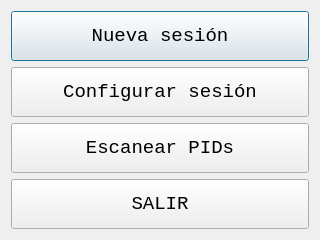
<?xml version="1.0" encoding="UTF-8"?>
<ui version="4.0">
 <class>Dialog</class>
 <widget class="QDialog" name="Dialog">
  <property name="geometry">
   <rect>
    <x>0</x>
    <y>0</y>
    <width>320</width>
    <height>240</height>
   </rect>
  </property>
  <property name="sizePolicy">
   <sizepolicy hsizetype="MinimumExpanding" vsizetype="MinimumExpanding">
    <horstretch>0</horstretch>
    <verstretch>0</verstretch>
   </sizepolicy>
  </property>
  <property name="windowTitle">
   <string>Dialog</string>
  </property>
  <layout class="QGridLayout" name="gridLayout_2">
   <item row="0" column="0">
    <layout class="QGridLayout" name="gridLayout">
     <item row="0" column="0">
      <widget class="QPushButton" name="pushButtonNewSession">
       <property name="sizePolicy">
        <sizepolicy hsizetype="MinimumExpanding" vsizetype="MinimumExpanding">
         <horstretch>0</horstretch>
         <verstretch>0</verstretch>
        </sizepolicy>
       </property>
       <property name="font">
        <font>
         <family>Consolas</family>
         <pointsize>14</pointsize>
         <weight>50</weight>
         <italic>false</italic>
         <bold>false</bold>
        </font>
       </property>
       <property name="text">
        <string>Nueva sesión</string>
       </property>
      </widget>
     </item>
     <item row="1" column="0">
      <widget class="QPushButton" name="pushButtonConfSession">
       <property name="sizePolicy">
        <sizepolicy hsizetype="MinimumExpanding" vsizetype="MinimumExpanding">
         <horstretch>0</horstretch>
         <verstretch>0</verstretch>
        </sizepolicy>
       </property>
       <property name="font">
        <font>
         <family>Consolas</family>
         <pointsize>14</pointsize>
         <weight>50</weight>
         <italic>false</italic>
         <bold>false</bold>
        </font>
       </property>
       <property name="text">
        <string>Configurar sesión</string>
       </property>
      </widget>
     </item>
     <item row="2" column="0">
      <widget class="QPushButton" name="pushButtonPidScan">
       <property name="sizePolicy">
        <sizepolicy hsizetype="MinimumExpanding" vsizetype="MinimumExpanding">
         <horstretch>0</horstretch>
         <verstretch>0</verstretch>
        </sizepolicy>
       </property>
       <property name="font">
        <font>
         <family>Consolas</family>
         <pointsize>14</pointsize>
         <weight>50</weight>
         <italic>false</italic>
         <bold>false</bold>
        </font>
       </property>
       <property name="text">
        <string>Escanear PIDs</string>
       </property>
      </widget>
     </item>
     <item row="3" column="0">
      <widget class="QPushButton" name="pushButtonQuit">
       <property name="sizePolicy">
        <sizepolicy hsizetype="MinimumExpanding" vsizetype="MinimumExpanding">
         <horstretch>0</horstretch>
         <verstretch>0</verstretch>
        </sizepolicy>
       </property>
       <property name="font">
        <font>
         <family>Consolas</family>
         <pointsize>14</pointsize>
         <weight>50</weight>
         <italic>false</italic>
         <bold>false</bold>
        </font>
       </property>
       <property name="text">
        <string>SALIR</string>
       </property>
      </widget>
     </item>
    </layout>
   </item>
  </layout>
 </widget>
 <resources/>
 <connections/>
</ui>
